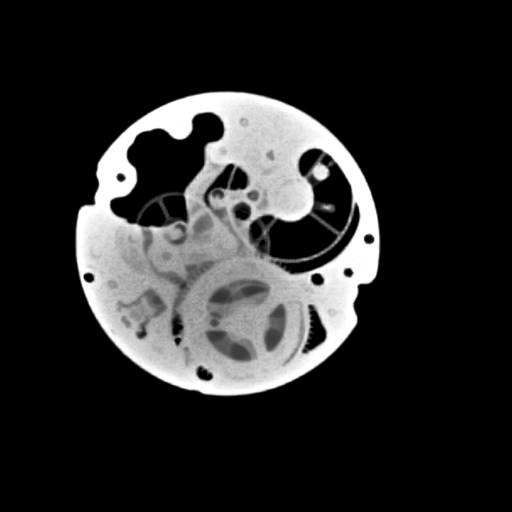
#> input picture watch_data/Perfect watch/PW 0d.JPEG, 1024 x 1024 px (shown at 1/2 size)
$ python -i utils_vision.py   (imports and definitions only)
#> lines starting #> are read from the running program, lines starting #| are printed output that depends on the picture; after the words box and inside, x2 and y2 are one past the last pixel; in counts of white or black regions, pixels touching at a corner belong together
#> further down, picture is the input picture: shape (1024, 1024, 3); min 0, max 255, mean 41.6
"""
This script contains some utility functions for the vision backend
"""
# importing the required libraries
import cv2
from math import atan2, cos, sin, sqrt, pi
import numpy as np
import pandas as pd


def transform_bbox_to_original(cropped_bbox, crop_start_x, crop_start_y):
    # Unpack the cropped bounding box coordinates
    cropped_x1, cropped_y1, cropped_x2, cropped_y2 = cropped_bbox

    # Calculate the coordinates of the bounding box in the original image
    original_x1 = cropped_x1 + crop_start_x
    original_y1 = cropped_y1 + crop_start_y
    original_x2 = cropped_x2 + crop_start_x
    original_y2 = cropped_y2 + crop_start_y

    # Return the transformed bounding box coordinates
    return original_x1, original_y1, original_x2, original_y2


# [135 lines left out: functions drawAxis, getOrientation, measure_angle, not called in this run]


def non_max_suppression_fast(boxes, overlap_thresh):
    # if there are no boxes, return an empty list
    if len(boxes) == 0:
        return []
    # if the bounding boxes integers, convert them to floats --
    # this is important since we'll be doing a bunch of divisions
    if boxes.dtype.kind == "i":
        boxes = boxes.astype("float")
    # initialize the list of picked indexes
    pick = []
    # grab the coordinates of the bounding boxes
    x1 = boxes[:, 0]
    y1 = boxes[:, 1]
    x2 = boxes[:, 2]
    y2 = boxes[:, 3]
    # compute the area of the bounding boxes and sort the bounding
    # boxes by the bottom-right y-coordinate of the bounding box
    area = (x2 - x1 + 1) * (y2 - y1 + 1)
    idxs = np.argsort(y2)
    # keep looping while some indexes still remain in the indexes
    # list
    while len(idxs) > 0:
        # grab the last index in the indexes list and add the
        # index value to the list of picked indexes
        last = len(idxs) - 1
        i = idxs[last]
        pick.append(i)
        # find the largest (x, y) coordinates for the start of
        # the bounding box and the smallest (x, y) coordinates
        # for the end of the bounding box
        xx1 = np.maximum(x1[i], x1[idxs[:last]])
        yy1 = np.maximum(y1[i], y1[idxs[:last]])
        xx2 = np.minimum(x2[i], x2[idxs[:last]])
        yy2 = np.minimum(y2[i], y2[idxs[:last]])
        # compute the width and height of the bounding box
        w = np.maximum(0, xx2 - xx1 + 1)
        h = np.maximum(0, yy2 - yy1 + 1)
        # compute the ratio of overlap
        overlap = (w * h) / area[idxs[:last]]
        # delete all indexes from the index list that have
        idxs = np.delete(idxs, np.concatenate(([last],
                                               np.where(overlap > overlap_thresh)[0])))
    # return only the bounding boxes that were picked using the
    # integer data type
    return boxes[pick].astype("int")


def countour_detect_screws(image):
    original_image = image.copy()

    # cv2.imshow("Raw Image", image)
    # cv2.waitKey(0)

    # cropping_rect = [339, 19, 1171, 678]
    cropping_rect = [32, 18, 678, 399]

    # Rotated
    # cropping_rect = [203, 25, 611, 466]


    # Crop the image to the region of interest
    image = image[cropping_rect[1]:cropping_rect[3], cropping_rect[0]:cropping_rect[2]]
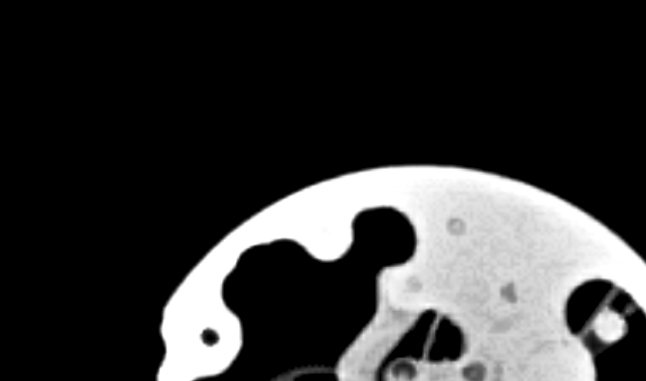
#> image: shape (381, 646, 3); min 0, max 255, mean 53.2

    # cv2.imshow("Cropped Image", image)
    # cv2.waitKey(0)

    gray = cv2.cvtColor(image, cv2.COLOR_BGR2GRAY)
    blurred = cv2.GaussianBlur(gray, (3, 3), 0)
    edged = cv2.Canny(blurred, 4, 200)
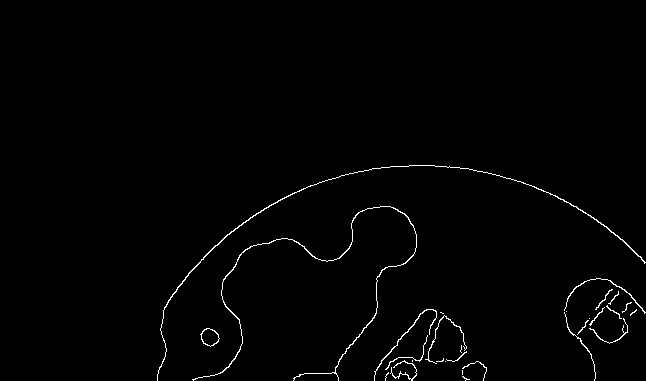
#> edged: shape (381, 646); 1.1% white in thin lines or dots, all inside (x1, y1, x2, y2) = (157, 165, 646, 381)

    # define a (3, 3) structuring element
    kernel = cv2.getStructuringElement(cv2.MORPH_RECT, (3, 3))

    # apply the dilation operation to the edged image
    dilate = cv2.dilate(edged, kernel, iterations=1)
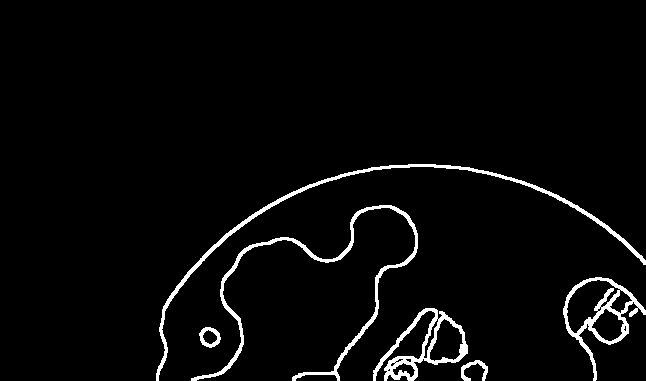
#> dilate: shape (381, 646); 3.4% white; 6 white regions

    # find the contours in the dilated image
    contours, _ = cv2.findContours(dilate, cv2.RETR_EXTERNAL, cv2.CHAIN_APPROX_SIMPLE)
#> contours = 6 contours; box (x1, y1, x2, y2) and area: (563, 277, 646, 381) 3606, (373, 308, 468, 381) 2634, (156, 164, 646, 381) 1811, (191, 205, 418, 381) 1767, (199, 327, 221, 348) 314, (461, 360, 488, 381) 158
    image_copy = image.copy()
    # draw the contours on a copy of the original image
    # cv2.drawContours(image_copy, contours, -1, (0, 255, 0), 2)

    boxes = []
    for contour in contours:
        x, y, w, h = cv2.boundingRect(contour)
        x1, y1, x2, y2 = x, y, x + w, y + h
        boxes.append([x1, y1, x2, y2])
#> this loop made 6 passes
#> (x, y, w, h, x1, y1, x2, y2) on passes 1 to 6: (461, 360, 27, 21, 461, 360, 488, 381), (199, 327, 22, 21, 199, 327, 221, 348), (373, 308, 95, 73, 373, 308, 468, 381), (563, 277, 83, 104, 563, 277, 646, 381), (191, 205, 227, 176, 191, 205, 418, 381), (156, 164, 490, 217, 156, 164, 646, 381)
#> after the loop, boxes = [[461, 360, 488, 381], [199, 327, 221, 348], [373, 308, 468, 381], [563, 277, 646, 381], [191, 205, 418, 381], [156, 164, 646, 381]]

    nms_boxes = non_max_suppression_fast(np.array(boxes), 0.5)
#> in non_max_suppression_fast, `x1 = boxes[:, 0]`: x1 = [461, 199, 373, 563, 191, 156]
#> in non_max_suppression_fast, `y1 = boxes[:, 1]`: y1 = [360, 327, 308, 277, 205, 164]
#> in non_max_suppression_fast, `x2 = boxes[:, 2]`: x2 = [488, 221, 468, 646, 418, 646]
#> in non_max_suppression_fast, `y2 = boxes[:, 3]`: y2 = [381, 348, 381, 381, 381, 381]
#> in non_max_suppression_fast, `area = (x2 - x1 + 1) * (y2 - y1 + 1)`: area = [616, 506, 7104, 8820, 40356, 107038]
#> in non_max_suppression_fast, `idxs = np.argsort(y2)`: idxs = [1, 0, 2, 3, 4, 5]
#> the loop in non_max_suppression_fast, `while len(idxs) > 0:` made 1 pass
#> (last, i, xx1, yy1, xx2, yy2, w, h) on pass 1: (5, 5, [199, 461, 373, 563, 191], [327, 360, 308, 277, 205], [221, 488, 468, 646, 418], [348, 381, 381, 381, 381], [23, 28, 96, 84, 228], [22, 22, 74, 105, 177])
#> after the loop in non_max_suppression_fast, `while len(idxs) > 0:`: idxs = empty array; pick = [5]
#> nms_boxes = [[156, 164, 646, 381]]

    for box in nms_boxes:
        x1, y1, x2, y2 = box
#> this loop made 1 pass

        # [13 lines of commented-out code are left out]
    boxes = []
    for box in nms_boxes:
        original_x1, original_y1, original_x2, original_y2 = transform_bbox_to_original(box, cropping_rect[0],
                                                                                        cropping_rect[1])
        boxes.append([original_x1, original_y1, original_x2, original_y2])
#> this loop made 1 pass
#> (cropped_x1 in transform_bbox_to_original, cropped_y1 in transform_bbox_to_original, cropped_x2 in transform_bbox_to_original, cropped_y2 in transform_bbox_to_original, original_x1, original_y1, original_x2, original_y2) on pass 1: (156, 164, 646, 381, 188, 182, 678, 399)
#> after the loop, boxes = [[188, 182, 678, 399]]

        # [6 lines of commented-out code are left out]

    return boxes, contours, cropping_rect


# [77 lines left out: functions find_contour_width, head_detection, not called in this run]

>>> import cv2
>>> picture = cv2.imread('watch_data/Perfect watch/PW 0d.JPEG')
>>> result = countour_detect_screws(picture)

$ run again, on watch_data/Perfect watch/Perfect_watch_30d_Chest-Chest  PA-10_25_2023-4_19_46 PM-586.JPEG
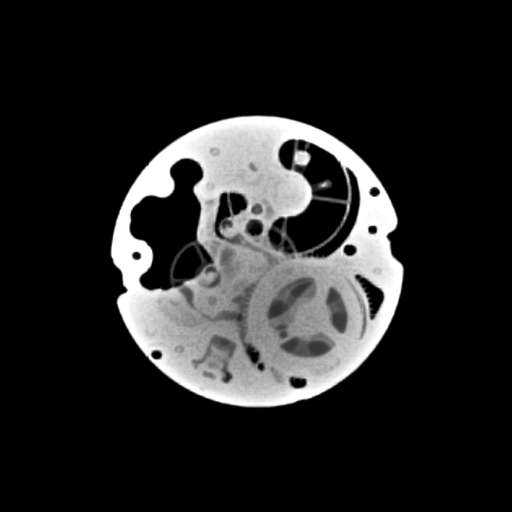
#> input picture watch_data/Perfect watch/Perfect_watch_30d_Chest-Chest  PA-10_25_2023-4_19_46 PM-586.JPEG, 1024 x 1024 px (shown at 1/2 size)
#> picture is the input picture: shape (1024, 1024, 3); min 0, max 255, mean 37.4
#> in countour_detect_screws, `edged = cv2.Canny(blurred, 4, 200)`:
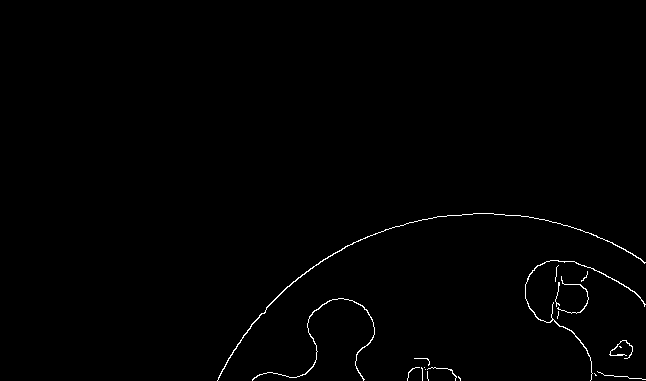
#> edged: shape (381, 646); 0.69% white in thin lines or dots, all inside (x1, y1, x2, y2) = (217, 213, 646, 381)
#> in countour_detect_screws, `dilate = cv2.dilate(edged, kernel, iterations=1)`:
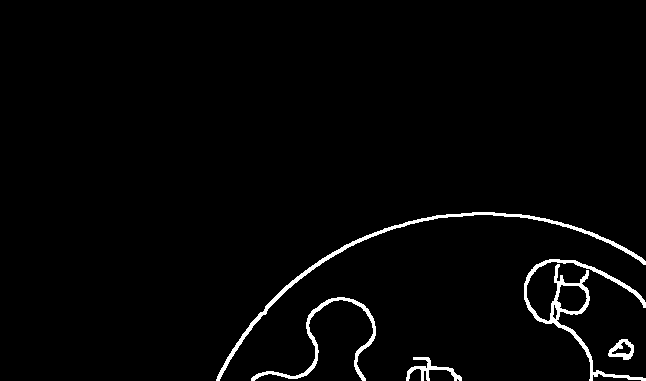
#> dilate: shape (381, 646); 2.2% white; 5 white regions
#> contours = 5 contours; box (x1, y1, x2, y2) and area: (524, 259, 646, 381) 2076, (216, 212, 646, 381) 1430, (251, 297, 376, 381) 759, (608, 339, 634, 360) 337, (406, 357, 462, 381) 294
#> the loop in countour_detect_screws, `for contour in contours:` made 5 passes
#> (x, y, w, h, x1, y1, x2, y2) on passes 1 to 5: (406, 357, 56, 24, 406, 357, 462, 381), (608, 339, 26, 21, 608, 339, 634, 360), (251, 297, 125, 84, 251, 297, 376, 381), (524, 259, 122, 122, 524, 259, 646, 381), (216, 212, 430, 169, 216, 212, 646, 381)
#> after the loop in countour_detect_screws, `for contour in contours:`: boxes = [[406, 357, 462, 381], [608, 339, 634, 360], [251, 297, 376, 381], [524, 259, 646, 381], [216, 212, 646, 381]]
#> in non_max_suppression_fast, `x1 = boxes[:, 0]`: x1 = [406, 608, 251, 524, 216]
#> in non_max_suppression_fast, `y1 = boxes[:, 1]`: y1 = [357, 339, 297, 259, 212]
#> in non_max_suppression_fast, `x2 = boxes[:, 2]`: x2 = [462, 634, 376, 646, 646]
#> in non_max_suppression_fast, `y2 = boxes[:, 3]`: y2 = [381, 360, 381, 381, 381]
#> area = [1425, 594, 10710, 15129, 73270]
#> in non_max_suppression_fast, `idxs = np.argsort(y2)`: idxs = [1, 0, 2, 3, 4]
#> the loop in non_max_suppression_fast, `while len(idxs) > 0:` made 1 pass
#> (last, i, xx1, yy1, xx2, yy2, w, h) on pass 1: (4, 4, [608, 406, 251, 524], [339, 357, 297, 259], [634, 462, 376, 646], [360, 381, 381, 381], [27, 57, 126, 123], [22, 25, 85, 123])
#> after the loop in non_max_suppression_fast, `while len(idxs) > 0:`: idxs = empty array; pick = [4]
#> nms_boxes = [[216, 212, 646, 381]]
#> the loop in countour_detect_screws, `for box in nms_boxes:` made 1 pass
#> the loop in countour_detect_screws, `for box in nms_boxes:` made 1 pass
#> after the loop in countour_detect_screws, `for box in nms_boxes:`: boxes = [[248, 230, 678, 399]]
